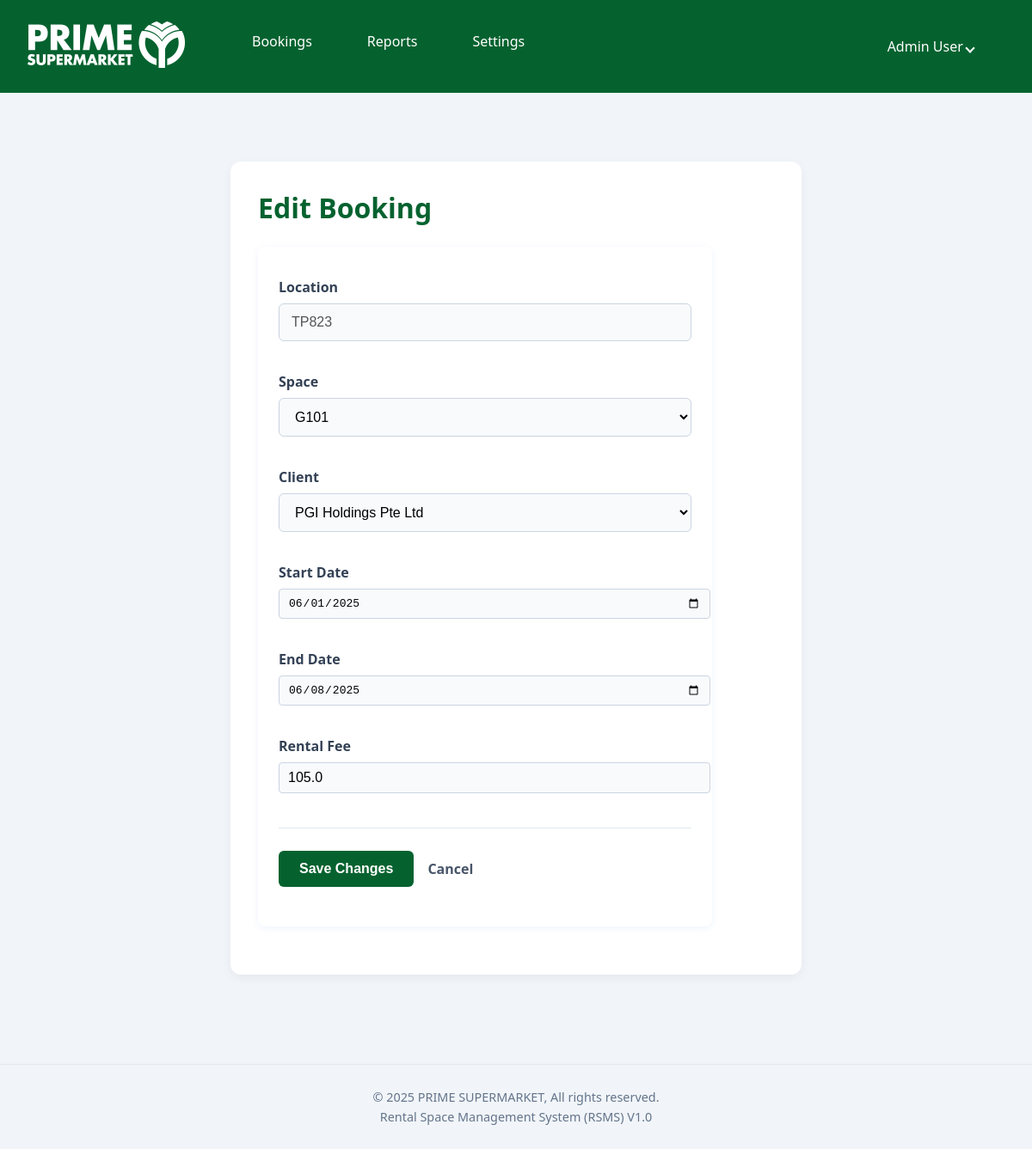
The app's page /bookings/1/edit (signed in) with its own data.
### app.py (models this page shows, shortened)
class User(db.Model, UserMixin):
    id = db.Column(db.Integer, primary_key=True)
    full_name = db.Column(db.String(128), nullable=False)
    email = db.Column(db.String(128), unique=True, nullable=False)
    password_hash = db.Column(db.String(256), nullable=False)
    role = db.Column(db.String(20), nullable=False, default='user')
    locations = db.relationship(
        'Location', secondary=user_location_association, backref='users', lazy='subquery')

class Location(db.Model):
    id = db.Column(db.Integer, primary_key=True)
    name = db.Column(db.String(128), nullable=False, unique=True)
    spaces = db.relationship('Space', backref='location',
                             cascade="all, delete-orphan", lazy=True)

class Booking(db.Model):
    id = db.Column(db.Integer, primary_key=True)
    booking_number = db.Column(db.String(10), unique=True, nullable=False)
    space_id = db.Column(db.Integer, db.ForeignKey('space.id'), nullable=False)
    client_id = db.Column(db.Integer, db.ForeignKey(
        'client.id'), nullable=False)
    start_date = db.Column(db.Date, nullable=False)
    end_date = db.Column(db.Date, nullable=False)
    rental_fee = db.Column(db.Float, nullable=False)
    notes = db.Column(db.Text)
    space = db.relationship('Space', back_populates='bookings')
    client = db.relationship('Client', back_populates='bookings')

class Space(db.Model):
    id = db.Column(db.Integer, primary_key=True)
    name = db.Column(db.String(128), nullable=False)
    location_id = db.Column(db.Integer, db.ForeignKey(
        'location.id'), nullable=False)
    bookings = db.relationship(
        'Booking', back_populates='space', lazy='dynamic', cascade="all, delete-orphan")

class Client(db.Model):
    id = db.Column(db.Integer, primary_key=True)
    name = db.Column(db.String(128), unique=True, nullable=False)
    code = db.Column(db.String(128), unique=True, nullable=False)
    bookings = db.relationship(
        'Booking', back_populates='client', lazy=True, cascade="all, delete-orphan")

### app.py (the view, shortened to what this page needs)
@app.route('/bookings/<int:booking_id>/edit', methods=['GET', 'POST'])
@login_required
def edit_booking(booking_id):
    booking = Booking.query.options(
        joinedload(Booking.space).joinedload(Space.location),
        joinedload(Booking.client)
    ).get_or_404(booking_id)
    user_location_ids = [loc.id for loc in current_user.locations]
    if current_user.role != 'admin' and booking.space.location_id not in user_location_ids:
        flash("You do not have permission to edit this booking.", "error")
        return redirect(url_for('list_bookings'))
    clients = Client.query.order_by(Client.name).all()
    spaces_in_location = sorted(
        booking.space.location.spaces, key=lambda s: s.name)
    return render_template('booking_edit.html', booking=booking, clients=clients, spaces=spaces_in_location)

### app.py (called while the page is built)
@login_manager.user_loader
def load_user(user_id):
    return User.query.get(int(user_id))

@app.before_request
def create_initial_admin():
    if not app.config.get('ADMIN_CREATED'):
        with app.app_context():
            if not User.query.filter_by(email='admin@example.com').first():
                print("Admin user not found. Creating one...")
                admin_user = User(
                    full_name='Admin User',
                    email='admin@example.com',
                    role='admin'
                )
                admin_user.set_password('changethispassword')
                all_locations = Location.query.all()
                admin_user.locations = all_locations
                db.session.add(admin_user)
                db.session.commit()
                print("Admin user created successfully.")
            else:
                print("Admin user already exists.")
        app.config['ADMIN_CREATED'] = True

### templates/booking_edit.html (shortened to what this page needs)
{% extends "layout.html" %}
{% block content %}
<div class="form-container">
    <h1>Edit Booking</h1>
    <form method="post" class="form-standard">
        <div>
            <label for="location">Location</label>
            <input type="text" id="location" value="{{ booking.space.location.name }}" disabled>
        </div>
        <div>
            <label for="space_select">Space</label>
            <select id="space_select" name="space_id" required>
                {% for space_option in spaces %}
                <option value="{{ space_option.id }}" {% if space_option.id==booking.space_id %}selected{% endif %}>
                    {{ space_option.name }}
                </option>
                {% endfor %}
            </select>
        </div>
        <div>
            <label for="client_select">Client</label>
            <select id="client_select" name="client_id" required>
                {% for client_option in clients %}
                <option value="{{ client_option.id }}" {% if client_option.id==booking.client_id %}selected{% endif %}>
                    {{ client_option.name }}
                </option>
                {% endfor %}
            </select>
        </div>
        <div>
            <label for="start_date">Start Date</label>
            <input type="date" id="start_date" name="start_date" value="{{ booking.start_date.strftime('%Y-%m-%d') }}"
                required>
        </div>
        <div>
            <label for="end_date">End Date</label>
            <input type="date" id="end_date" name="end_date" value="{{ booking.end_date.strftime('%Y-%m-%d') }}"
                required>
        </div>
        <div>
            <label for="rental_fee">Rental Fee</label>
            <input type="number" step="0.01" id="rental_fee" name="rental_fee" value="{{ booking.rental_fee }}"
                required>
        </div>
        <div class="form-actions">
            <button type="submit" class="button-primary">Save Changes</button>
            <a href="{{ url_for('list_bookings') }}" class="button-link-secondary">Cancel</a>
        </div>
    </form>
</div>
{% endblock %}

### templates/layout.html (shortened to what this page needs)
<!doctype html>
<html lang="en">
<head>
    <link rel="stylesheet" href="{{ url_for('static', filename='style.css') }}">
</head>
<body>
    <nav class="navbar">
        <a href="{{ url_for('dashboard') }}" class="navbar-logo">
            <img src="{{ url_for('static', filename='images/logo.png') }}" alt="Your Company Logo">
        </a>
        <ul>
            {% if current_user.is_authenticated %}
            <li class="dropdown">
                <a href="javascript:void(0)" class="dropbtn">Bookings</a>
            </li>
            <li class="dropdown">
                <a href="javascript:void(0)" class="dropbtn">Reports</a>
            </li>
            {% endif %}
            {% if current_user.is_authenticated and current_user.role == 'admin' %}
            <li class="dropdown">
                <a href="javascript:void(0)" class="dropbtn">Settings</a>
            </li>
            {% endif %}
        </ul>
        {% if current_user.is_authenticated %}
        <div class="navbar-right">
            <div class="dropdown">
                <a href="javascript:void(0)" class="dropbtn user-menu">
                    {{ current_user.full_name }} <i class="arrow down"></i>
                </a>
            </div>
        </div>
        {% endif %}
    </nav>
    <main>
        {% block content %}{% endblock %}
    </main>
    <footer>
        <p>© 2025 PRIME SUPERMARKET, All rights reserved.</p>
        <p>Rental Space Management System (RSMS) V1.0</p>
    </footer>
</body>
</html>

### static/style.css (style rules this page uses)
body { background: #f4f6fa; color: #222; font-family: 'Segoe UI', Arial, sans-serif; margin: 0; padding: 0; }
nav { background: #05622f; padding: 16px 24px; margin-bottom: 32px; display: flex; align-items: center; }
nav a { color: #FFF; text-decoration: none; margin-right: 24px; font-weight: 500; transition: color 0.2s; }
h1, h2 { color: #05622f; }
form { background: #fff; padding: 24px; margin: 24px 0; border-radius: 8px; box-shadow: 0 2px 8px rgba(37, 99, 235, 0.07); max-width: 480px; }
label { display: block; margin: 12px 0 8px; color: #374151; }
input[type="text"], input[type="number"], input[type="date"], select { width: 100%; padding: 8px 10px; border: 1px solid #cbd5e1; border-radius: 4px; margin-bottom: 16px; font-size: 1em; background: #f8fafc; }
button { border: none; outline: none; background: #05622f; color: #fff; padding: 10px 22px; border-radius: 4px; font-size: 1em; cursor: pointer; font-weight: 600; }
ul { background: #fff; padding: 24px; border-radius: 8px; box-shadow: 0 2px 8px rgba(37, 99, 235, 0.07); max-width: 600px; margin: 24px 0; }
li { margin-bottom: 12px; color: #374151; }
.navbar ul { display: flex; list-style-type: none; margin: 0; padding: 0 16px; background: none; box-shadow: none; max-width: none; }
.navbar .dropdown { position: relative; position: relative; display: inline-block; }
.navbar .dropbtn { display: block; color: #FFF; text-decoration: none; padding: 5px 20px; font-weight: 500; transition: background-color 0.2s; cursor: pointer; white-space: nowrap; }
main { padding: 16px 24px 24px; }
footer { text-align: center; margin-top: 48px; padding: 24px 0; border-top: 1px solid #e2e8f0; color: #64748b; font-size: 0.9em; }
footer p { margin: 4px 0; }
.navbar ul { margin-left: 0; }
body { background-color: #f1f5f9; }
.form-container { max-width: 600px; margin: 2rem auto; padding: 2rem; background: #fff; border-radius: 12px; box-shadow: 0 4px 12px rgba(0, 0, 0, 0.05); }
.form-container h1 { margin-top: 0; }
.form-standard div { margin-bottom: 1.25rem; }
.form-standard label { display: block; font-weight: 600; margin-bottom: 0.5rem; color: #334155; }
.form-standard input[type="text"], .form-standard input[type="email"], .form-standard input[type="password"], .form-standard select { width: 100%; padding: 12px 14px; border: 1px solid #cbd5e1; border-radius: 6px; font-size: 1em; box-sizing: border-box; transition: border-color 0.2s, box-shadow 0.2s; }
.form-actions { display: flex; align-items: center; gap: 1rem; margin-top: 1.5rem; border-top: 1px solid #e2e8f0; padding-top: 1.5rem; }
.button-primary { padding: 12px 24px; font-size: 1em; font-weight: 600; background-color: #05622f; color: white; border: none; border-radius: 6px; cursor: pointer; transition: background-color 0.2s; }
.button-link-secondary { font-weight: 600; color: #475569; text-decoration: none; padding: 12px 0; }

### templates/layout.html (style rules this page uses)
.navbar ul { margin-left: 0; }
.navbar-right { margin-left: auto; }
.user-menu { display: flex; align-items: center; gap: 0.5rem; }
.arrow { border: solid white; border-width: 0 2px 2px 0; display: inline-block; padding: 3px; transform: rotate(45deg); }

### records on screen
User: full_name "Admin User"
Location: space.location.name "TP823"
Booking: space_id "G101", client_id "PGI Holdings Pte Ltd", start_date "06/01/2025", end_date "06/08/2025", rental_fee "105.0"
